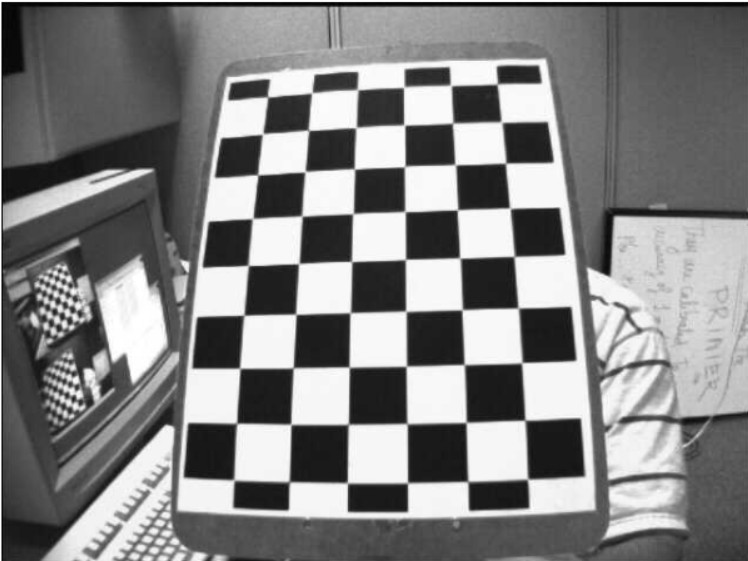
#> input picture MCA_Rungta/Computer Vision/image1.jpeg, 748 x 561 px
$ python 16_Shi-Tomasi_Edge_Detection.py
#> lines starting #> are read from the running program, lines starting #| are printed output that depends on the picture; after the words box and inside, x2 and y2 are one past the last pixel; in counts of white or black regions, pixels touching at a corner belong together
import cv2
import numpy as np
import matplotlib.pyplot as plt

image = cv2.imread("image1.jpeg")
#> image is the input picture: shape (561, 748, 3); min 0, max 255, mean 130.7

gray = cv2.cvtColor(image, cv2.COLOR_BGR2GRAY)

# Implementing Gaussian blur to remove noise
gray = cv2.GaussianBlur(
    gray,
    (5, 5),
    0
)

# Implementing Shi-Tomasi Edge Detection
corners = cv2.goodFeaturesToTrack(
    gray,
    maxCorners=100, # Maximum number of corners you want.
    qualityLevel=0.01, # Lower value: more no of corners
    minDistance=10     # Minimum distance between detected corners.
)
#> corners = 100 rows, first 8: [2, 3], [187, 270], [238, 422], [297, 313], [239, 369], [290, 425], [351, 262], [294, 367]

corners = np.int32(corners)
#> corners = contour of 100 points, box (x1, y1, x2, y2) (2, 3, 615, 511), area 32194

for corner in corners:
    x, y = corner.ravel()

    cv2.circle(
        image,
        (x, y),
        5,
        (0, 0, 255),
        -1
    )
#> this loop made 100 passes
#> (x, y) on passes 1 to 12: (2, 3), (187, 270), (238, 422), (297, 313), (239, 369), (290, 425), (351, 262), (294, 367), (348, 368), (355, 168), (457, 209), (406, 260)
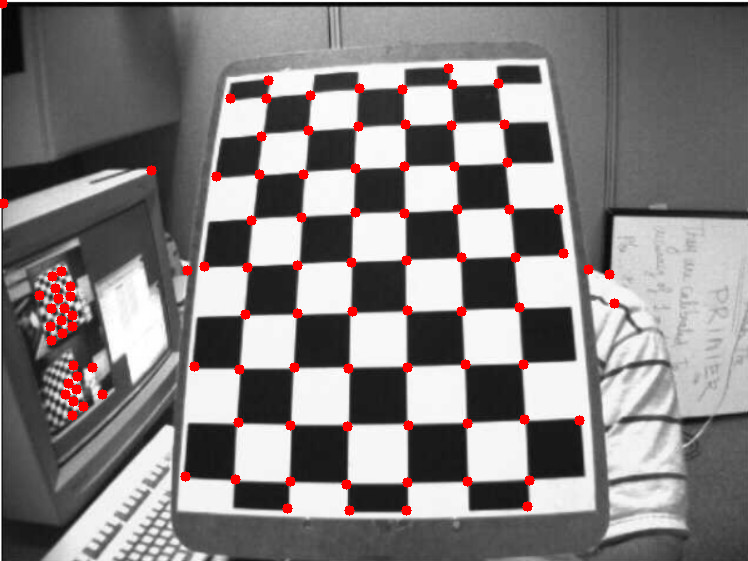
#> image: shape (561, 748, 3); 1.92% of pixels changed, all inside (x1, y1, x2, y2) = (0, 0, 620, 516)

image_rgb = cv2.cvtColor(image, cv2.COLOR_BGR2RGB)

plt.imshow(image_rgb)
plt.axis("off")
plt.show()

$ run again, with MCA_Rungta/Computer Vision/image.jpg copied over MCA_Rungta/Computer Vision/image1.jpeg
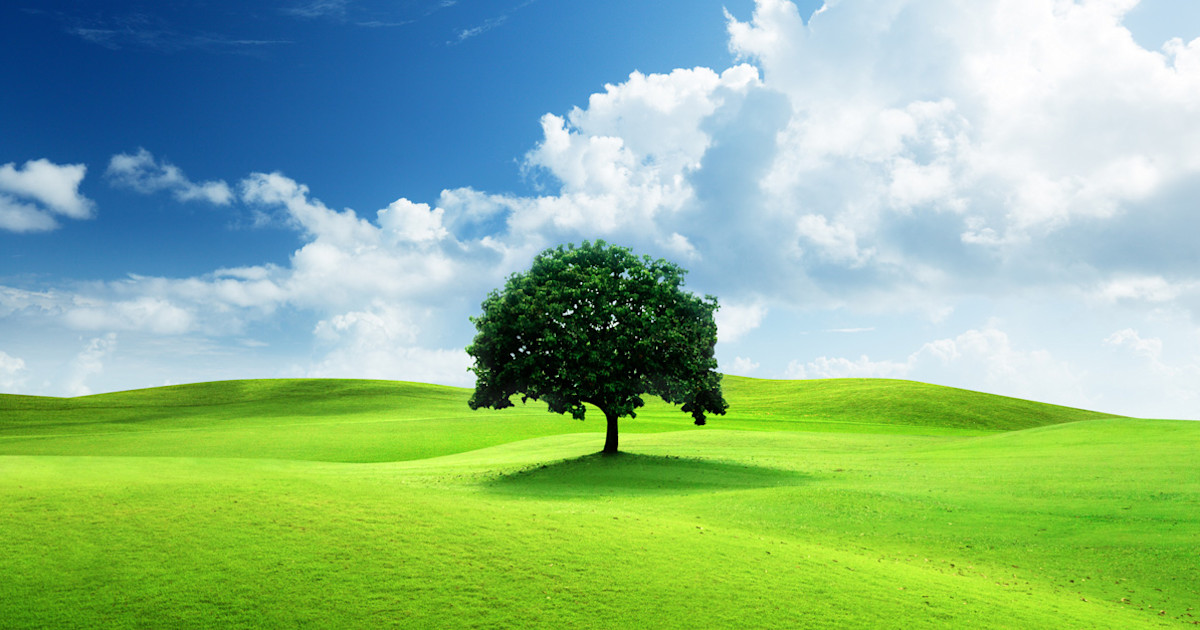
#> input picture MCA_Rungta/Computer Vision/image.jpg, 1200 x 630 px
#> image is the input picture: shape (630, 1200, 3); mean B, G, R 139.9, 183.6, 139.8
#> `gray = cv2.cvtColor(image, cv2.COLOR_BGR2GRAY)`:
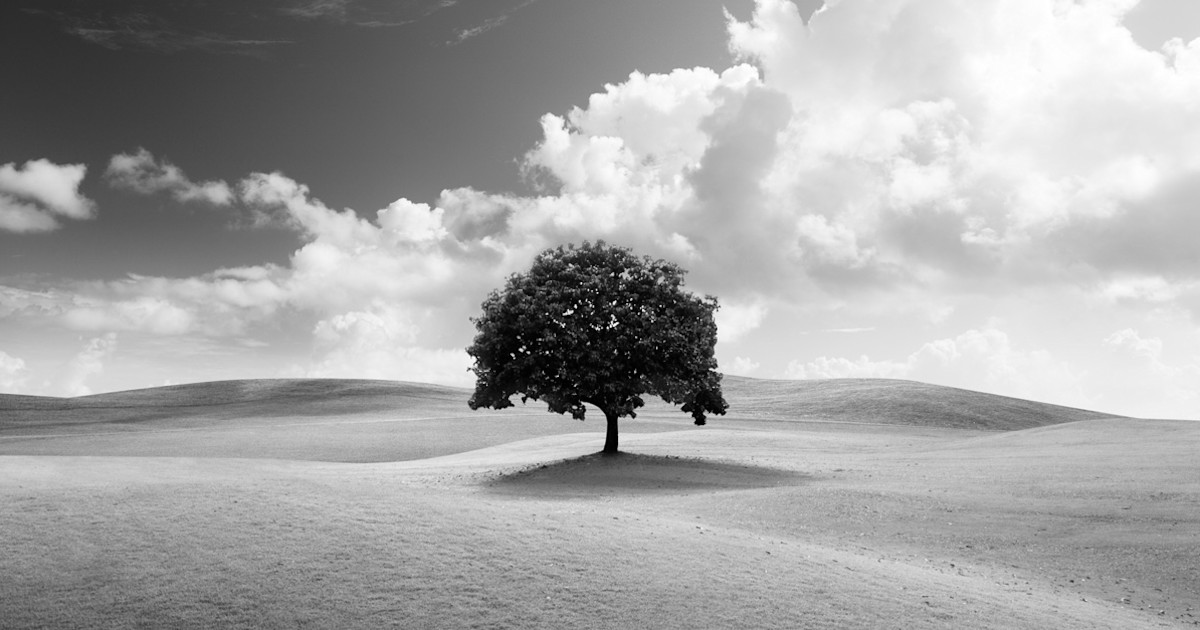
#> gray: shape (630, 1200); min 0, max 255, mean 165.5
#> `corners = cv2.goodFeaturesToTrack( gray, maxCorners=100,`: corners = 100 rows, first 8: [615, 301], [575, 305], [520, 349], [513, 405], [617, 323], [511, 354], [563, 314], [524, 401]
#> `corners = np.int32(corners)`: corners = contour of 100 points, box (x1, y1, x2, y2) (431, 69, 1074, 582), area 26942
#> the loop `for corner in corners:` made 100 passes
#> after the loop `for corner in corners:`:
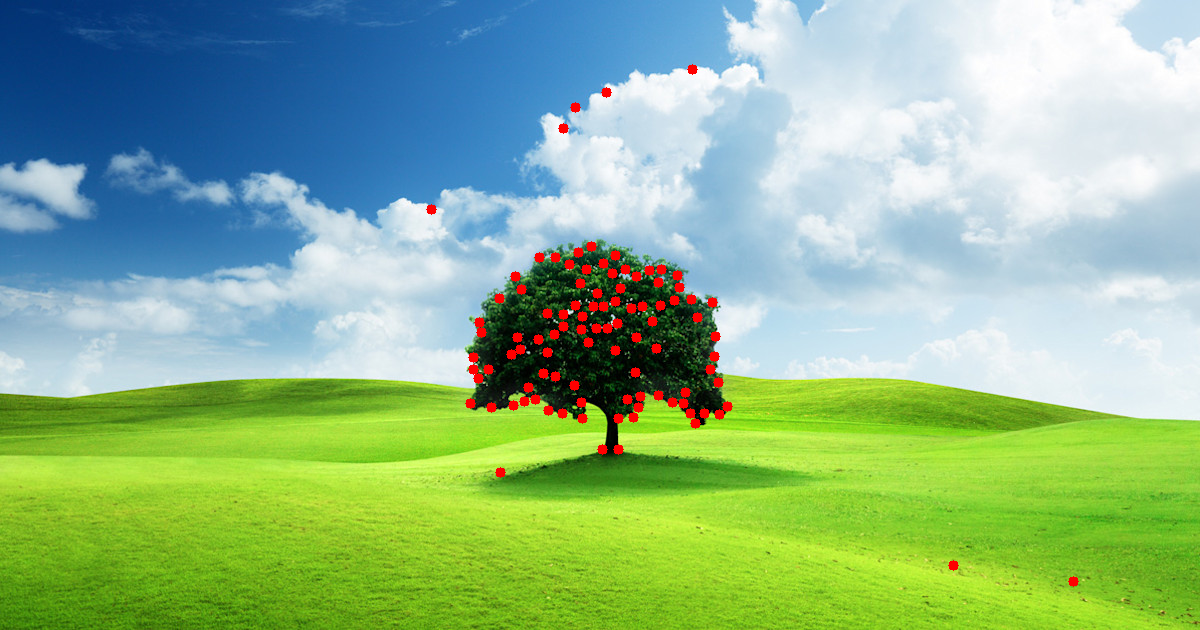
#> image: shape (630, 1200, 3); 1.07% of pixels changed, all inside (x1, y1, x2, y2) = (426, 64, 1079, 587)

$ run again, with MCA_Rungta/Computer Vision/sample.jpg copied over MCA_Rungta/Computer Vision/image1.jpeg
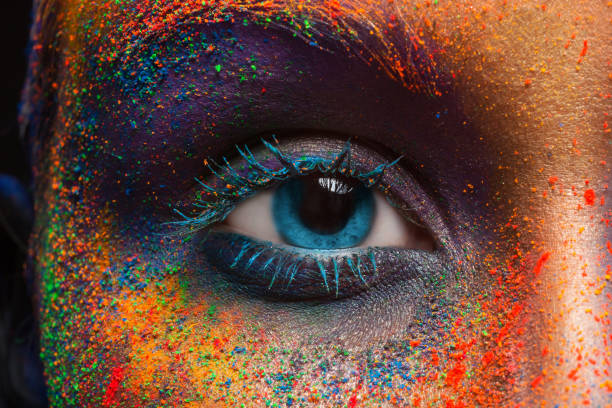
#> input picture MCA_Rungta/Computer Vision/sample.jpg, 612 x 408 px
#> image is the input picture: shape (408, 612, 3); mean B, G, R 59.2, 72.5, 105.7
#> `gray = cv2.cvtColor(image, cv2.COLOR_BGR2GRAY)`:
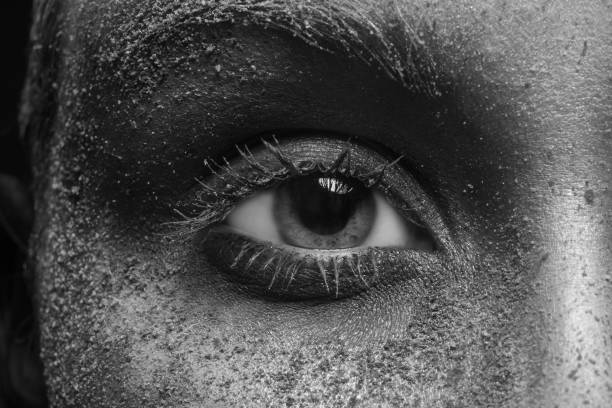
#> gray: shape (408, 612); min 1, max 247, mean 80.9
#> `corners = cv2.goodFeaturesToTrack( gray, maxCorners=100,`: corners = 100 rows, first 8: [332, 189], [320, 179], [252, 66], [218, 69], [270, 20], [197, 17], [205, 160], [220, 19]
#> `corners = np.int32(corners)`: corners = contour of 100 points, box (x1, y1, x2, y2) (53, 2, 584, 406), area 14679
#> the loop `for corner in corners:` made 100 passes
#> after the loop `for corner in corners:`:
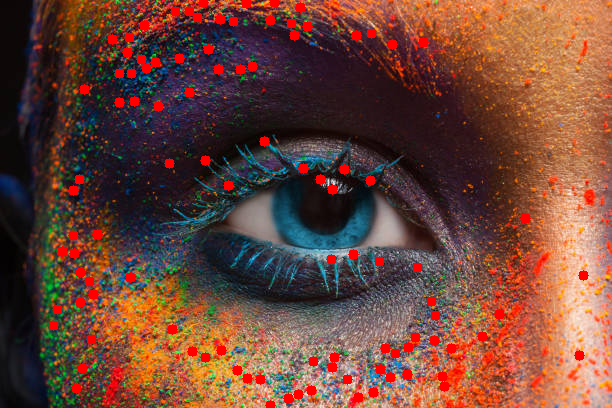
#> image: shape (408, 612, 3); 3.22% of pixels changed, all inside (x1, y1, x2, y2) = (48, 0, 589, 408)
